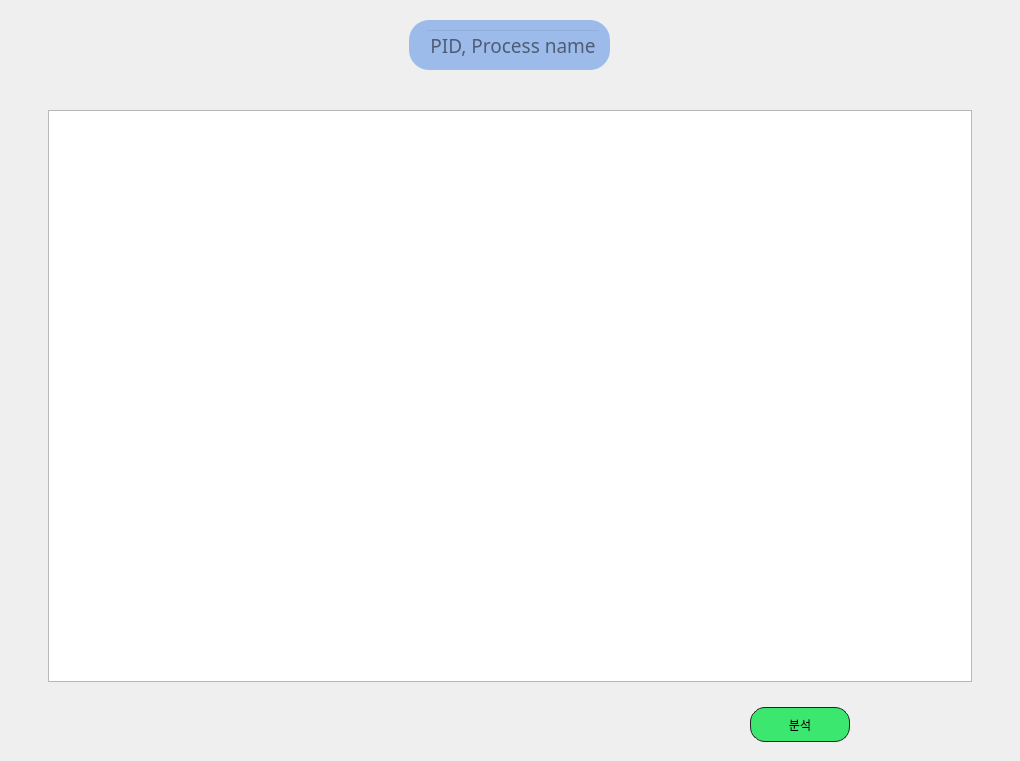
                <widget class="QWidget" name="history_process_page">
                 <layout class="QVBoxLayout" name="verticalLayout_26">
                  <property name="spacing">
                   <number>0</number>
                  </property>
                  <property name="leftMargin">
                   <number>0</number>
                  </property>
                  <property name="topMargin">
                   <number>0</number>
                  </property>
                  <property name="rightMargin">
                   <number>0</number>
                  </property>
                  <property name="bottomMargin">
                   <number>0</number>
                  </property>
                  <item>
                   <widget class="QWidget" name="history_process_frame" native="true">
                    <property name="styleSheet">
                     <string notr="true">QFrame#history_search_bar_frame {
	background-color: #9DBBEA;
	border-radius: 20px;
	font-size: 16px;
}

QLineEdit {
	background-color: transparent;
}

QFrame#history_table_frame {
	border-radius: 25px;
	margin: 10px 20px 0px 20px;
	mar
}
</string>
                    </property>
                    <layout class="QVBoxLayout" name="verticalLayout_24">
                     <property name="leftMargin">
                      <number>10</number>
                     </property>
                     <property name="rightMargin">
                      <number>10</number>
                     </property>
                     <item>
                      <spacer name="verticalSpacer_12">
                       <property name="orientation">
                        <enum>Qt::Vertical</enum>
                       </property>
                       <property name="sizeType">
                        <enum>QSizePolicy::Maximum</enum>
                       </property>
                       <property name="sizeHint" stdset="0">
                        <size>
                         <width>20</width>
                         <height>11</height>
                        </size>
                       </property>
                      </spacer>
                     </item>
                     <item alignment="Qt::AlignHCenter">
                      <widget class="QFrame" name="history_search_bar_frame">
                       <property name="maximumSize">
                        <size>
                         <width>255</width>
                         <height>50</height>
                        </size>
                       </property>
                       <property name="styleSheet">
                        <string notr="true"/>
                       </property>
                       <property name="frameShape">
                        <enum>QFrame::StyledPanel</enum>
                       </property>
                       <property name="frameShadow">
                        <enum>QFrame::Raised</enum>
                       </property>
                       <layout class="QHBoxLayout" name="horizontalLayout_10">
                        <item>
                         <layout class="QHBoxLayout" name="horizontalLayout_9">
                          <property name="spacing">
                           <number>0</number>
                          </property>
                          <item>
                           <widget class="QLabel" name="label_2">
                            <property name="sizePolicy">
                             <sizepolicy hsizetype="Maximum" vsizetype="Maximum">
                              <horstretch>0</horstretch>
                              <verstretch>0</verstretch>
                             </sizepolicy>
                            </property>
                            <property name="maximumSize">
                             <size>
                              <width>40</width>
                              <height>40</height>
                             </size>
                            </property>
                            <property name="styleSheet">
                             <string notr="true">background-color: transparent;</string>
                            </property>
                            <property name="text">
                             <string/>
                            </property>
                            <property name="pixmap">
                             <pixmap resource="../resources/resources.qrc">:/Icons/images/search.png</pixmap>
                            </property>
                           </widget>
                          </item>
                          <item>
                           <widget class="QLineEdit" name="history_process_search_bar">
                            <property name="sizePolicy">
                             <sizepolicy hsizetype="Minimum" vsizetype="Fixed">
                              <horstretch>0</horstretch>
                              <verstretch>0</verstretch>
                             </sizepolicy>
                            </property>
                            <property name="minimumSize">
                             <size>
                              <width>40</width>
                              <height>0</height>
                             </size>
                            </property>
                            <property name="maximumSize">
                             <size>
                              <width>934</width>
                              <height>37</height>
                             </size>
                            </property>
                            <property name="font">
                             <font>
                              <family>SUIT SemiBold</family>
                              <pointsize>14</pointsize>
                              <weight>7</weight>
                              <italic>false</italic>
                              <bold>false</bold>
                             </font>
                            </property>
                            <property name="text">
                             <string/>
                            </property>
                            <property name="frame">
                             <bool>true</bool>
                            </property>
                            <property name="alignment">
                             <set>Qt::AlignCenter</set>
                            </property>
                            <property name="placeholderText">
                             <string>PID, Process name</string>
                            </property>
                           </widget>
                          </item>
                         </layout>
                        </item>
                       </layout>
                      </widget>
                     </item>
                     <item>
                      <spacer name="verticalSpacer_13">
                       <property name="orientation">
                        <enum>Qt::Vertical</enum>
                       </property>
                       <property name="sizeType">
                        <enum>QSizePolicy::Maximum</enum>
                       </property>
                       <property name="sizeHint" stdset="0">
                        <size>
                         <width>20</width>
                         <height>15</height>
                        </size>
                       </property>
                      </spacer>
                     </item>
                     <item>
                      <widget class="QFrame" name="history_table_frame">
                       <property name="sizePolicy">
                        <sizepolicy hsizetype="Preferred" vsizetype="Maximum">
                         <horstretch>0</horstretch>
                         <verstretch>0</verstretch>
                        </sizepolicy>
                       </property>
                       <property name="minimumSize">
                        <size>
                         <width>0</width>
                         <height>600</height>
                        </size>
                       </property>
                       <property name="styleSheet">
                        <string notr="true"/>
                       </property>
                       <property name="frameShape">
                        <enum>QFrame::StyledPanel</enum>
                       </property>
                       <property name="frameShadow">
                        <enum>QFrame::Raised</enum>
                       </property>
                       <layout class="QHBoxLayout" name="horizontalLayout_24">
                        <property name="leftMargin">
                         <number>18</number>
                        </property>
                        <property name="rightMargin">
                         <number>18</number>
                        </property>
                        <item>
                         <widget class="QTableView" name="history_table">
                          <property name="editTriggers">
                           <set>QAbstractItemView::DoubleClicked</set>
                          </property>
                          <property name="tabKeyNavigation">
                           <bool>false</bool>
                          </property>
                          <property name="showDropIndicator" stdset="0">
                           <bool>false</bool>
                          </property>
                          <property name="dragDropOverwriteMode">
                           <bool>false</bool>
                          </property>
                          <property name="selectionMode">
                           <enum>QAbstractItemView::SingleSelection</enum>
                          </property>
                          <property name="selectionBehavior">
                           <enum>QAbstractItemView::SelectRows</enum>
                          </property>
                          <property name="showGrid">
                           <bool>false</bool>
                          </property>
                          <property name="gridStyle">
                           <enum>Qt::NoPen</enum>
                          </property>
                          <attribute name="horizontalHeaderDefaultSectionSize">
                           <number>180</number>
                          </attribute>
                          <attribute name="horizontalHeaderMinimumSectionSize">
                           <number>40</number>
                          </attribute>
                          <attribute name="verticalHeaderVisible">
                           <bool>false</bool>
                          </attribute>
                         </widget>
                        </item>
                       </layout>
                      </widget>
                     </item>
                     <item>
                      <widget class="QFrame" name="history_btn_frame">
                       <property name="sizePolicy">
                        <sizepolicy hsizetype="Expanding" vsizetype="Maximum">
                         <horstretch>0</horstretch>
                         <verstretch>0</verstretch>
                        </sizepolicy>
                       </property>
                       <property name="minimumSize">
                        <size>
                         <width>1000</width>
                         <height>50</height>
                        </size>
                       </property>
                       <property name="maximumSize">
                        <size>
                         <width>166660</width>
                         <height>100</height>
                        </size>
                       </property>
                       <property name="styleSheet">
                        <string notr="true">* {
	background-color: transparent;
}


QPushButton#btn_history_analyze {
	border: 1px solid #232323;
	border-radius: 15px;
	background-color: #3BE76F;
}

QPushButton#btn_history_analyze::hover {
	background-color: rgba(59, 231, 111, 200);
}</string>
                       </property>
                       <property name="frameShape">
                        <enum>QFrame::StyledPanel</enum>
                       </property>
                       <property name="frameShadow">
                        <enum>QFrame::Raised</enum>
                       </property>
                       <layout class="QHBoxLayout" name="horizontalLayout_11">
                        <item>
                         <spacer name="horizontalSpacer_12">
                          <property name="orientation">
                           <enum>Qt::Horizontal</enum>
                          </property>
                          <property name="sizeHint" stdset="0">
                           <size>
                            <width>40</width>
                            <height>20</height>
                           </size>
                          </property>
                         </spacer>
                        </item>
                        <item>
                         <widget class="QPushButton" name="btn_history_analyze">
                          <property name="sizePolicy">
                           <sizepolicy hsizetype="Maximum" vsizetype="Maximum">
                            <horstretch>0</horstretch>
                            <verstretch>0</verstretch>
                           </sizepolicy>
                          </property>
                          <property name="minimumSize">
                           <size>
                            <width>100</width>
                            <height>35</height>
                           </size>
                          </property>
                          <property name="maximumSize">
                           <size>
                            <width>100</width>
                            <height>35</height>
                           </size>
                          </property>
                          <property name="text">
                           <string>분석</string>
                          </property>
                         </widget>
                        </item>
                        <item>
                         <spacer name="horizontalSpacer_13">
                          <property name="orientation">
                           <enum>Qt::Horizontal</enum>
                          </property>
                          <property name="sizeType">
                           <enum>QSizePolicy::Maximum</enum>
                          </property>
                          <property name="sizeHint" stdset="0">
                           <size>
                            <width>150</width>
                            <height>20</height>
                           </size>
                          </property>
                         </spacer>
                        </item>
                       </layout>
                      </widget>
                     </item>
                    </layout>
                   </widget>
                  </item>
                 </layout>
                </widget>
